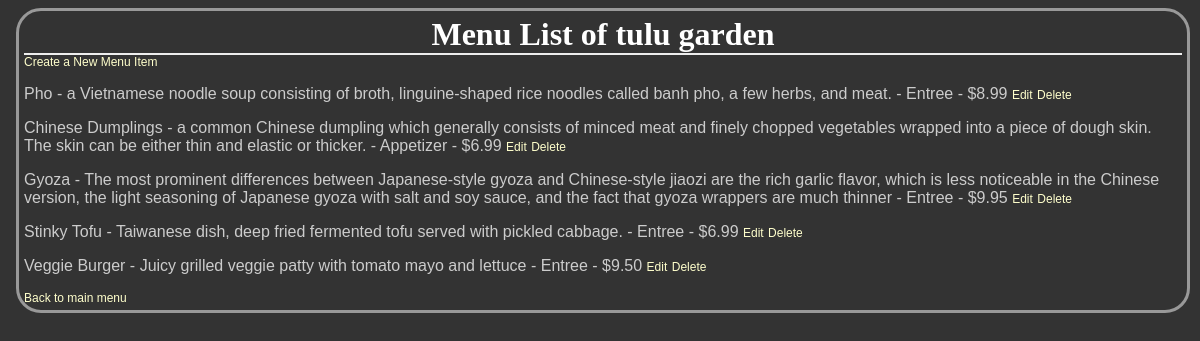
The page /restaurants/12/menu/ on the database its author committed.
### database_setup.py (models this page shows, shortened)
class Restaurant(Base):
    __tablename__ = 'restaurant'
    id = Column(Integer,primary_key=True)
    name = Column(String(250),nullable=False)

class MenuItem(Base):
    __tablename__ = 'menu_item'
    name = Column(String(80), nullable=False)
    id = Column(Integer,primary_key=True)
    course = Column(String(250))
    description = Column(String(250))
    price = Column(String(8))
    restaurant_id = Column(Integer, ForeignKey('restaurant.id'))
    restaurant = relationship(Restaurant)

### FinalProject.py (the view)
@app.route('/restaurants/<int:restaurant_id>/menu/')
def showMenu(restaurant_id):
    restaurant = session.query(Restaurant).filter_by(id=restaurant_id).one()
    items = session.query(MenuItem).filter_by(restaurant_id=restaurant_id) #fetches all those lickalicious menu items of the restaurant
    return render_template('menu.html',restaurant=restaurant,items=items)

### templates/menu.html (shortened to what this page needs)
<html>
<head>
	<link rel=stylesheet type=text/css href="{{ url_for('static', filename='styles.css') }}">
</head>
	<body>
	<div class = 'pane'>
		<div class = 'header'>
          		<h1>Menu List of {{restaurant.name}}</h1>
		</div>
    	     <a href = "{{url_for('newMenu',restaurant_id=restaurant.id)}}">Create a New Menu Item</a>
		{% for i in items %}
      		<p>{{i.name}} - {{i.description}} - {{i.course}} - {{i.price}}
	<a href="{{url_for('editMenu',restaurant_id=restaurant.id,menu_id=i.id)}}" >Edit</a>
	<a href="{{url_for('deleteMenu',restaurant_id=restaurant.id,menu_id=i.id)}}"  >Delete</a>
    </p>
		{% endfor %}
    <a href = "{{url_for('showRestaurants')}}">Back to main menu</a>
</div>
	</body>
</html>

### static/styles.css (style rules this page uses)
body { font-family: sans-serif; background-color: #333333 }
h1, h2, h3, h4 { color: #ffffff; }
h1, h2 { font-family: 'georgia', serif; margin: 0; }
h1 { border-bottom: 2px solid #eee; }
p, dd, dt { color: #cccccc; }
a { text-decoration: none; color: #ffffcc; font-size: .75em; }
.pane { position: relative; left: 3px; right: 3px; border: 3px solid #73AD21; border-radius: 25px; padding: 5px; margin: 5px; border-color: #999999; background-color: #333333 }
.header { left: 50%; text-align: center; }

### rows shown on the page
Restaurant: name "tulu garden"
MenuItem: name "Pho", description "a Vietnamese noodle soup consisting of broth, linguine-shaped rice noodles called banh pho, a few herbs, and meat.", course "Entree", price "$8.99"
MenuItem: name "Chinese Dumplings", description "a common Chinese dumpling which generally consists of minced meat and finely chopped vegetables wrapped into a piece of dough skin. The skin can be either thin and elastic or thicker.", course "Appetizer", price "$6.99"
MenuItem: name "Gyoza", description "The most prominent differences between Japanese-style gyoza and Chinese-style jiaozi are the rich garlic flavor, which is less noticeable in the Chinese version, the light seasoning of Japanese gyoza with salt and soy sauce, and the fact that gyoza wrappers are much thinner", course "Entree", price "$9.95"
MenuItem: name "Stinky Tofu", description "Taiwanese dish, deep fried fermented tofu served with pickled cabbage.", course "Entree", price "$6.99"
MenuItem: name "Veggie Burger", description "Juicy grilled veggie patty with tomato mayo and lettuce", course "Entree", price "$9.50"
